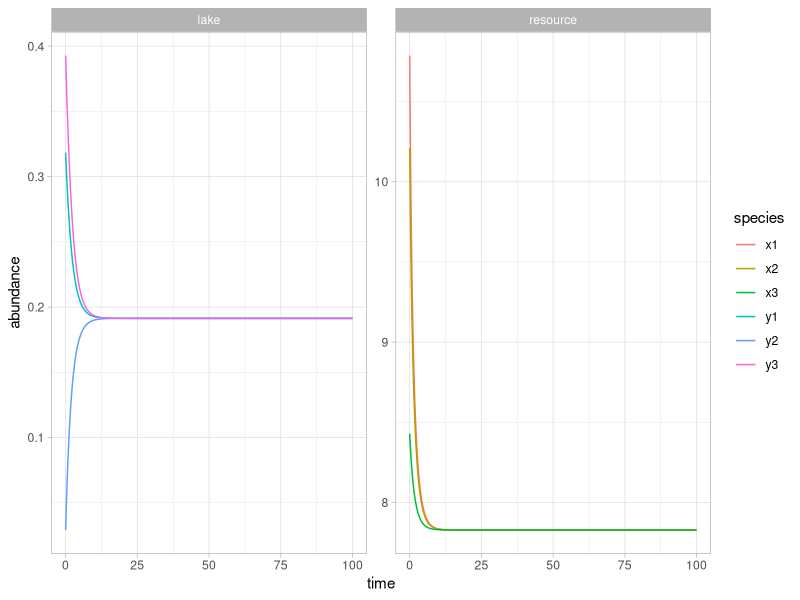
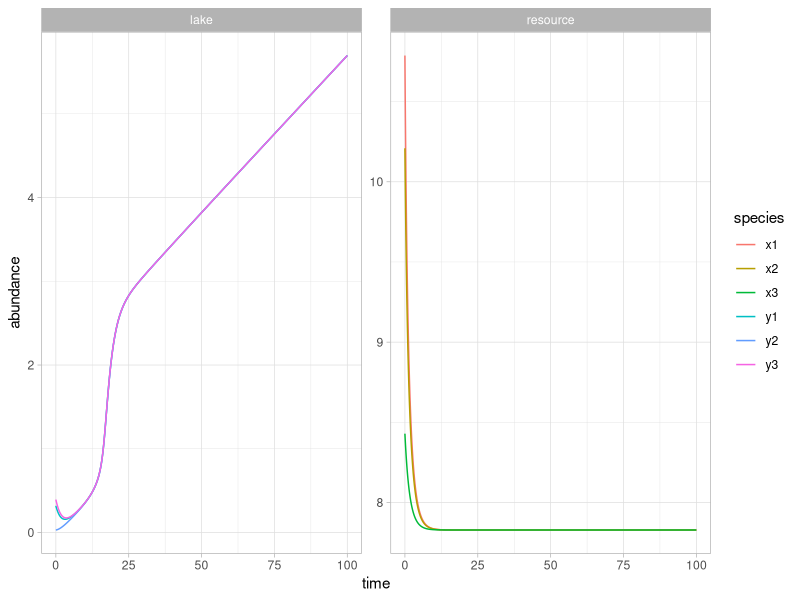
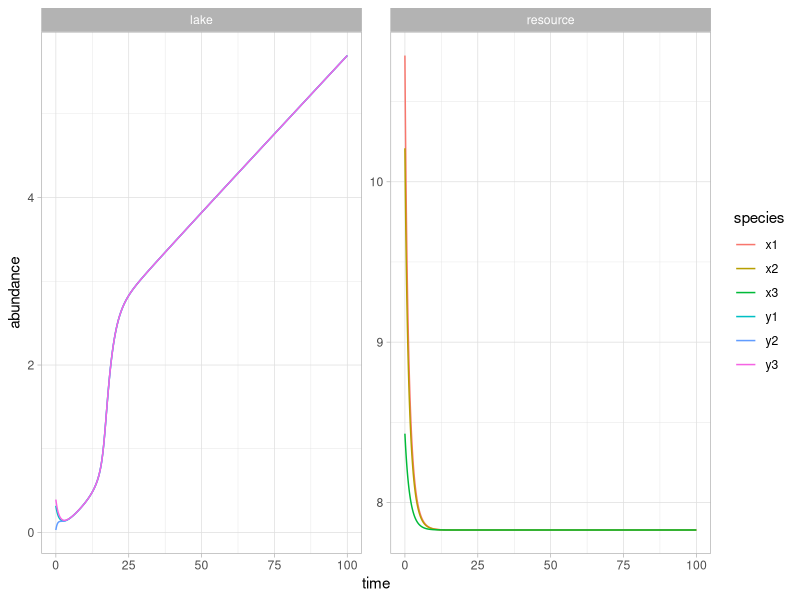
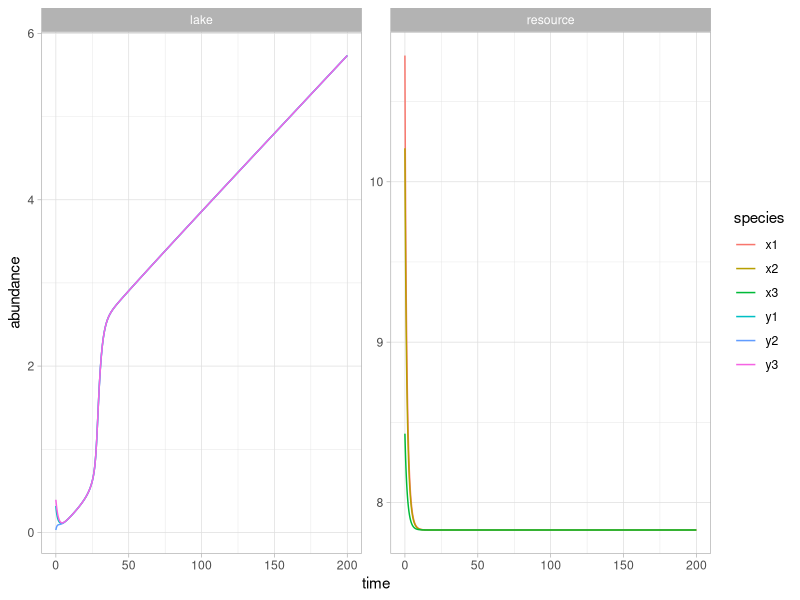
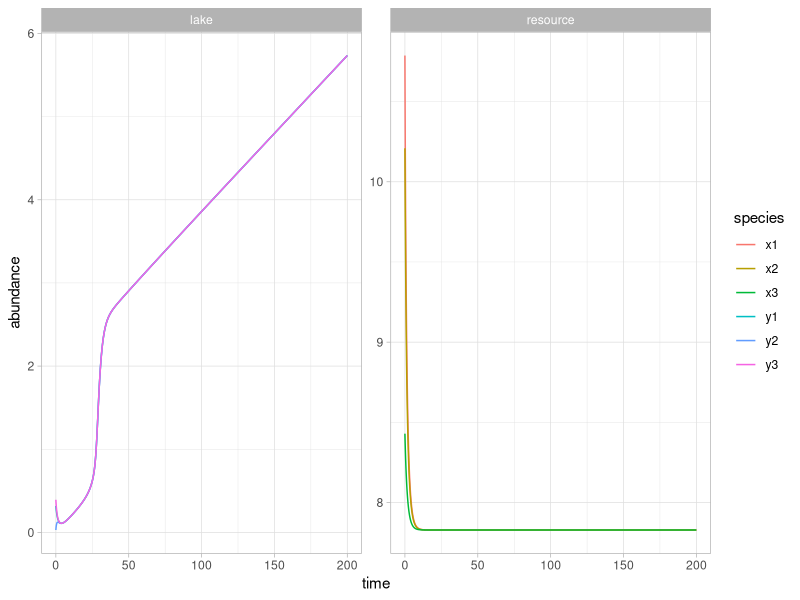
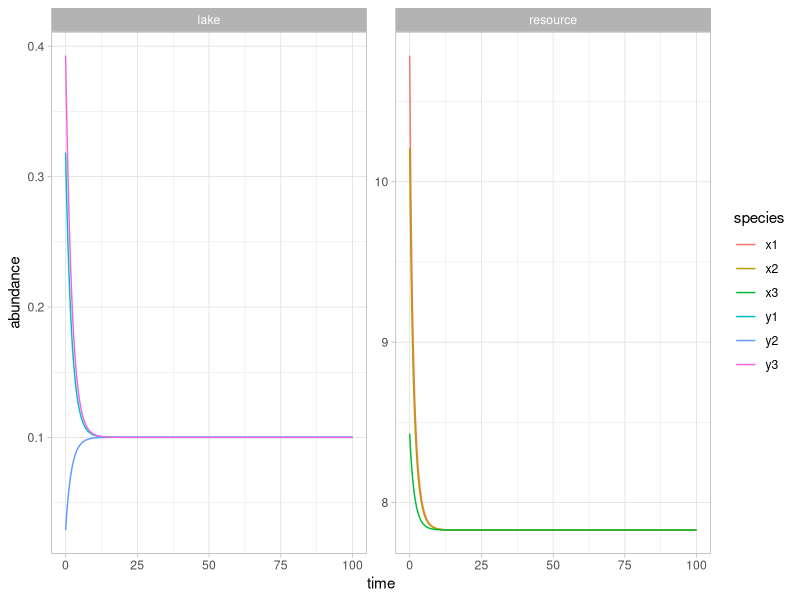
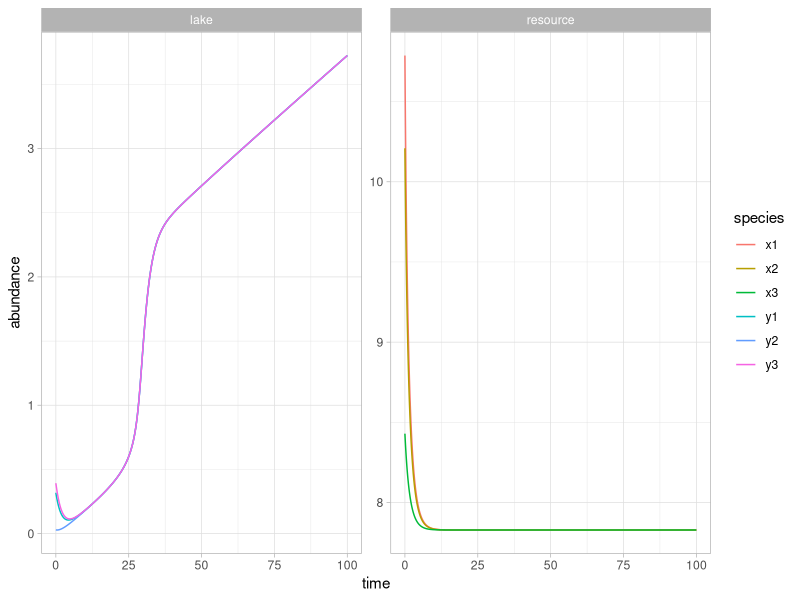
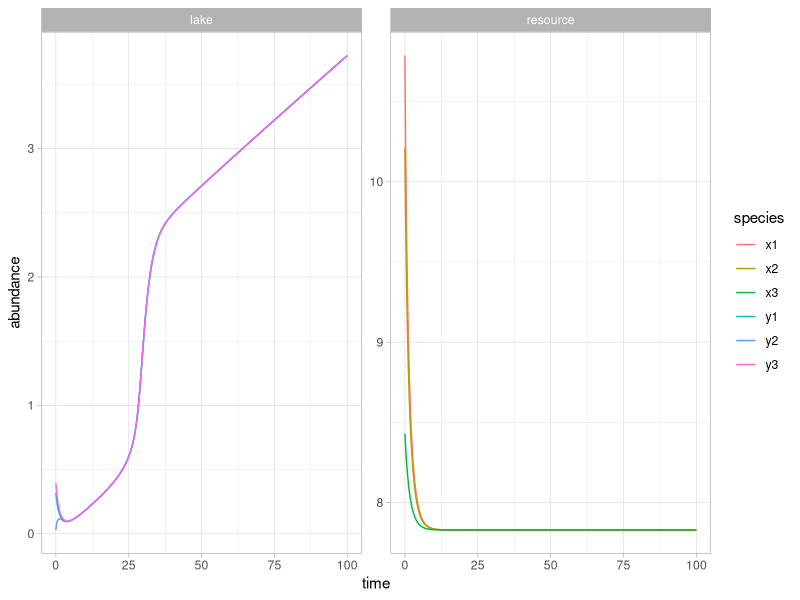

Here is the R script that generated these plots, in order:
## ---- chunk 1
knitr::opts_chunk$set(comment=NA, fig.width=4, fig.height=3.5, tidy = TRUE)
## ---- chunk 2
library(deSolve)
# library(deTestSet)
library(tidyverse)
## ---- chunk 3

link_f <- expr((x / (1 + x))) ## This is the link function

## set matrixes
n <- 3      # number of system elements (resources, lakes)
Dij <- matrix(0,
  #runif(n^2, min = 0.02, max = 0.05),
  ncol = n, nrow = n)
diag(Dij) <- 0
Lij <- matrix(0,
  #runif(n^2, min = 0.02, max = 0.05),
  ncol = n, nrow = n)
diag(Lij) <- 0

rootfun <- function(t,y,parms) {as.numeric(!any(y<0))}
# This is where we define your event function
# Add this directly above your call to ode()
  posfun <- function(t, y, parms){
    with(as.list(y), {
      y[which(y<0)] <- 0  
      return(y)
    })
  }


## Coupled equations

coupled <- function(t, yini, params){
  with(as.list(c(yini, params)), {
    x <- yini[1:n]          # n is the number of resources or lakes
    y <- yini[(1+n):(n*2)]  # yini has n inintial contidions for resources and lakes
    
    dx <- R * x * (1- (  x/ K ) ) - c *((x^a) / (1 + (x^a) )) - rowSums(Dij * Qi * outer(x, x, FUN = "-")) + colSums(Dij * Qi * outer(x, x, FUN = "-"))
    dy <- u + (u * eval(link_f)) - (b*y) + v * (y^beta/(1^beta + y^beta)) - rowSums(Lij * Zi * outer(y, y, FUN = "-")) + colSums(Lij * Zi * outer(y, y, FUN = "-"))
    
    return(list(c(dx, dy)))
  })
}

# J200603: Note that I modified the code for the difussion term to account for row and col sums. I did the exercise in paper. Row and Col sums are necessary because each represent outputs and inputs in that time step; but the quantity and direction depends on the state variable in t-1. The directionality of the network is lost despite an asymmetric matrix, because the sign of the quantity flow changes over time. 


## Parameters
params <- list(
  v = 1,
  u = 0.05,
  #Yi = 2.5, == Zi # to be consisten with notation.
  beta = 4 ,
  Dij = Dij,
  Qi = 0.33,
  Lij = Lij,
  Zi = 0.33,
  R =  1,        # Growth rate
  K = 10,        # carryng capacity
  a =  4,        # maximum level after crossing the threshold
  c = 1.7,
  b = 1/2
)
## Initial conditions
yini <- c(x = c(runif(n, 8,12)),   # x are resources
          y = c(runif(n, 0, 0.5))) # y are lakes

## set up time steps
times <- seq(from = 0, to = 100, by = 0.01)

## run the model
#print(system.time(
    out <- ode(
      y = yini, times = times, 
      parms = params, func = coupled, root = rootfun,
      #method = "bdf", ## see help("ode") for more methods
      events=list(func = posfun, time = times, root = TRUE)
    )
#))
## ---- chunk 4
out %>%
  as_tibble() %>% 
  gather(key = "species", value = "abundance", 2:7) %>% 
  mutate(type = str_remove_all(species, "[:digit:]"),
         type = ifelse(type == "x", "resource", "lake")) %>%
  #filter(time < 35) %>%
  ggplot(aes(time, abundance)) + 
  geom_line(aes(color = species)) +
  facet_wrap(~type, scales = "free") +
  theme_light()
## ---- chunk 5
## slow variable 
# varying consumption term
df_pollution <- data.frame(year = seq(0, 100, 1), c = seq(0.01, 1, length.out = 101 ))
u_var <- approxfun(df_pollution)


coupled <- function(t, yini, params){
  with(as.list(c(yini, params)), {
    x <- yini[1:n]          # n is the number of resources or lakes
    y <- yini[(1+n):(n*2)]      # yini has n inintial contidions for resources and lakes
    u <- u_var(t)
    
    dx <- R * x * (1- (x/ K) ) - c *((x^a) / (1 + (x^a) )) - rowSums(Dij * Qi * outer(x, x, FUN = "-")) + colSums(Dij * Qi * outer(x, x, FUN = "-"))
    dy <- u + (u * eval(link_f)) - (b*y) + v * (y^beta/(1^beta + y^beta)) - rowSums(Lij * Zi * outer(y, y, FUN = "-")) + colSums(Lij * Zi * outer(y, y, FUN = "-"))
    
    return(list(c(dx, dy)))
  })
}

## Parameters same as before, no need to run again

## run the model
#print(system.time(
    out <- ode(
      y = yini, times = times, parms = params, func = coupled,
      #method = "bdf", ## see help("ode") for more methods
      events=list(func = posfun, time = times)
    )
#))
#Plot results
out %>%
  as_tibble() %>% 
  gather(key = "species", value = "abundance", 2:7) %>% 
  mutate(type = str_remove_all(species, "[:digit:]"),
         type = ifelse(type == "x", "resource", "lake")) %>%
  #filter(time < 35) %>%
  ggplot(aes(time, abundance)) + 
  geom_line(aes(color = species)) +
  facet_wrap(~type, scales = "free") +
  theme_light()

## ---- chunk 6
## set matrixes
n <- 3
Dij <- matrix(0,
  #runif(n^2, min = 0.02, max = 0.05),
  ncol = n, nrow = n)
diag(Dij) <- 0


Lij <- matrix(c(
  0,1,0,
  0,0,1,
  0,0,0
),
  ncol = n, nrow = n, byrow = T)
diag(Lij) <- 0

## Parameters: update matrices
params <- list(
  v = 1,
  # u = 0.05,
  beta = 4 ,
  Dij = Dij,
  Qi = 1/n,
  Lij = Lij,
  Zi = 1/n,
  R =  1,        # Growth rate
  K = 10,        # carryng capacity
  a =  4,        # maximum level after crossing the threshold
  c = 1.7,
  b = 1/2
)
## run the model
#print(system.time(
    out <- ode(
      y = yini, times = times, parms = params, func = coupled, rootfun = rootfun,
      #method = "bdf", ## see help("ode") for more methods
      events=list(func = posfun, time = times, root = TRUE)
    )
#))
#Plot results
out %>%
  as_tibble() %>% 
  gather(key = "species", value = "abundance", 2:7) %>% 
  mutate(type = str_remove_all(species, "[:digit:]"),
         type = ifelse(type == "x", "resource", "lake")) %>%
  #filter(time < 35) %>%
  ggplot(aes(time, abundance)) + 
  geom_line(aes(color = species)) +
  facet_wrap(~type, scales = "free") +
  theme_light()

## ---- chunk 7
## Do you need to increase running time?
## slow variable
# varying consumption term
df_pollution <- data.frame(year = seq(0, 200, 1), c = seq(0.01, 1, length.out = 201 ))
u_var <- approxfun(df_pollution)


## set matrixes
n <- 3
Dij <- matrix(0,
  #runif(n^2, min = 0.02, max = 0.05),
  ncol = n, nrow = n)
diag(Dij) <- 0
Lij <- matrix(c(
  0,1,1,
  0,0,0,
  0,0,0
),
  ncol = n, nrow = n, byrow = F)
diag(Lij) <- 0

## Parameters
params <- list(
  v = 1,
  beta = 4 ,
  Dij = Dij,
  Qi = 1/n,
  Lij = Lij,
  Zi = 1/n,
  R =  1,        # Growth rate
  K = 10,        # carryng capacity
  a =  4,        # maximum level after crossing the threshold
  c = 1.7,
  b = 1/2
)

## run the model
#print(system.time(
    out <- ode(
      y = yini, times = seq(from = 0, to = 200, by = 0.01), 
      parms = params, func = coupled, rootfun = rootfun,
      method = "lsoda", ## see help("ode") for more methods
      events=list(func = posfun, root = TRUE)
    )
#))
#Plot results
out %>%
  as_tibble() %>% 
  gather(key = "species", value = "abundance", 2:7) %>% 
  mutate(type = str_remove_all(species, "[:digit:]"),
         type = ifelse(type == "x", "resource", "lake")) %>%
  #filter(time < 35) %>%
  ggplot(aes(time, abundance)) + 
  geom_line(aes(color = species)) +
  facet_wrap(~type, scales = "free") +
  theme_light()
## ---- chunk 8
## Do you need to increase running time?
## slow variable
# varying consumption term
df_pollution <- data.frame(year = seq(0, 200, 1), c = seq(0.01, 1, length.out = 201 ))
u_var <- approxfun(df_pollution)


## set matrixes
n <- 3
Dij <- matrix(0,
  #runif(n^2, min = 0.02, max = 0.05),
  ncol = n, nrow = n, byrow = TRUE)
diag(Dij) <- 0
Lij <- matrix(c(
  0,1,0,
  0,0,1,
  1,0,0
),
  ncol = n, nrow = n, byrow = F)
diag(Lij) <- 0

## Parameters
params <- list(
  v = 1,
  # u = 0.05,
  # Yi = 2.5, == Zi # to be consisten with notation.
  beta = 4 ,
  Dij = Dij,
  Qi = 1/n,
  Lij = Lij,
  Zi = 1/n,
  R =  1,        # Growth rate
  K = 10,        # carryng capacity
  a =  4,        # maximum level after crossing the threshold
  c = 1.7,
  b = 1/2
)

## run the model
#print(system.time(
    out <- ode(
      y = yini, times = seq(from = 0, to = 200, by = 0.1), 
      parms = params, func = coupled, rootfun = rootfun,
      #method = "bdf", ## see help("ode") for more methods
      events=list(func = posfun, root = TRUE)
    )
#))
#Plot results
out %>%
  as_tibble() %>% 
  gather(key = "species", value = "abundance", 2:7) %>% 
  mutate(type = str_remove_all(species, "[:digit:]"),
         type = ifelse(type == "x", "resource", "lake")) %>%
  #filter(time < 35) %>%
  ggplot(aes(time, abundance)) + 
  geom_line(aes(color = species)) +
  facet_wrap(~type, scales = "free") +
  theme_light()

## ---- chunk 9
## set matrixes
n <- 3
Dij <- matrix(0,
  #runif(n^2, min = 0.02, max = 0.05),
  ncol = n, nrow = n)
diag(Dij) <- 0
Lij <- matrix(0,
  #runif(n^2, min = 0.02, max = 0.05),
  ncol = n, nrow = n)
diag(Lij) <- 0


# This is where we define your event function
# Add this directly above your call to ode()
  posfun <- function(t, y, parms){
    with(as.list(y), {
      y[which(y<0)] <- 0  
      return(y)
    })
  }


coupled <- function(t, yini, params){
  with(as.list(c(yini, params)), {
    x <- yini[1:3]
    y <- yini[4:6]
    
    dx <- R  *  x * (1- x/ (K  ) ) - c *((x^a) / (1 + (x^a) )) - rowSums(Dij * Qi * outer(x, x, FUN = "-")) + colSums(Dij * Qi * outer(x, x, FUN = "-"))
    dy <- u - (b*y) + v * eval(link_f) * (y^beta/(1^beta + y^beta)) - rowSums(Lij * Zi * outer(y, y, FUN = "-")) + colSums(Lij * Zi * outer(y, y, FUN = "-"))
    return(list(c(dx, dy)))
  })
}

## Parameters
params <- list(
  v = 1,
  u = 0.05,
  # Yi = 2.5, == Zi # to be consisten with notation.
  beta = 4 ,
  Dij = Dij,
  Qi = 1/n,
  Lij = Lij,
  Zi = 1/n,
  R =  1,        # Growth rate
  K = 10,        # carryng capacity
  a =  4,        # maximum level after crossing the threshold
  c = 1.7,
  b = 1/2
)


## run the model
#print(system.time(
    out <- ode(
      y = yini, times = times, parms = params, 
      func = coupled, rootfun = rootfun,
      #method = "bdf", ## see help("ode") for more methods
      events=list(func = posfun, root = TRUE)
    )
#))
## ---- chunk 10
out %>%
  as_tibble() %>% 
  gather(key = "species", value = "abundance", 2:7) %>% 
  mutate(type = str_remove_all(species, "[:digit:]"),
         type = ifelse(type == "x", "resource", "lake")) %>%
  #filter(time < 35) %>%
  ggplot(aes(time, abundance)) + 
  geom_line(aes(color = species)) +
  facet_wrap(~type, scales = "free") +
  theme_light()
## ---- chunk 11
## slow variable 
# varying consumption term
df_pollution <- data.frame(year = seq(0, 100, 1), c = seq(0.01, 1, length.out = 101 ))
u_var <- approxfun(df_pollution)


coupled <- function(t, yini, params){
  with(as.list(c(yini, params)), {
    x <- yini[1:3]
    y <- yini[4:6]
    u <- u_var(t)
    
    dx <- R  *  x * (1- (x/ K) ) - c *((x^a) / (1 + (x^a) )) - rowSums(Dij * Qi * outer(x, x, FUN = "-")) + colSums(Dij * Qi * outer(x, x, FUN = "-"))
    dy <- u - (b*y) + v * eval(link_f)* (y^beta/(1^beta + y^beta)) - rowSums(Lij * Zi * outer(y, y, FUN = "-")) + colSums(Lij * Zi * outer(y, y, FUN = "-"))
    
    return(list(c(dx, dy)))
  })
}
## Parameters
params <- list(
  v = 1,
  u = 0.05,
  # Yi = 2.5, == Zi # to be consisten with notation.
  beta = 4 ,
  Dij = Dij,
  Qi = 1/n,
  Lij = Lij,
  Zi = 1/n,
  R =  1,        # Growth rate
  K = 10,        # carryng capacity
  a =  4,        # maximum level after crossing the threshold
  c = 1.7,
  b = 1/2
)

## run the model
#print(system.time(
    out <- ode(
      y = yini, times = times, parms = params, 
      func = coupled, rootfun = rootfun,
      #method = "bdf", ## see help("ode") for more methods
      events=list(func = posfun, root = TRUE)
    )
#))
#Plot results
out %>%
  as_tibble() %>% 
  gather(key = "species", value = "abundance", 2:7) %>% 
  mutate(type = str_remove_all(species, "[:digit:]"),
         type = ifelse(type == "x", "resource", "lake")) %>%
  #filter(time < 35) %>%
  ggplot(aes(time, abundance)) + 
  geom_line(aes(color = species)) +
  facet_wrap(~type, scales = "free") +
  theme_light()


## ---- chunk 12
## set matrixes
n <- 3
Dij <- matrix(0,
  #runif(n^2, min = 0.02, max = 0.05),
  ncol = n, nrow = n)
diag(Dij) <- 0
Lij <- matrix(c(
  0,1,0,
  0,0,1,
  0,0,0
),
  ncol = n, nrow = n, byrow = T)
diag(Lij) <- 0

## Parameters
params <- list(
  v = 1,
  u = 0.05,
  # Yi = 2.5, == Zi # to be consisten with notation.
  beta = 4 ,
  Dij = Dij,
  Qi = 1/n,
  Lij = Lij,
  Zi = 1/n,
  R =  1,        # Growth rate
  K = 10,        # carryng capacity
  a =  4,        # maximum level after crossing the threshold
  c = 1.7,
  b = 1/2
)

## run the model
#print(system.time(
    out <- ode(
      y = yini, times = times, parms = params, 
      func = coupled, rootfun = rootfun,
      #method = "bdf", ## see help("ode") for more methods
      events=list(func = posfun, root = TRUE)
    )
#))
#Plot results
out %>%
  as_tibble() %>% 
  gather(key = "species", value = "abundance", 2:7) %>% 
  mutate(type = str_remove_all(species, "[:digit:]"),
         type = ifelse(type == "x", "resource", "lake")) %>%
  #filter(time < 35) %>%
  ggplot(aes(time, abundance)) + 
  geom_line(aes(color = species)) +
  facet_wrap(~type, scales = "free") +
  theme_light()

## ---- chunk 13
## set matrixes
n <- 3
Dij <- matrix(0,
  #runif(n^2, min = 0.02, max = 0.05),
  ncol = n, nrow = n)
diag(Dij) <- 0
Lij <- matrix(c(
  0,1,1,
  1,0,0,
  1,0,0
),
  ncol = n, nrow = n, byrow = T)
diag(Lij) <- 0
## Parameters
params <- list(
  v = 1,
  u = 0.05,
  # Yi = 2.5, == Zi # to be consisten with notation.
  beta = 4 ,
  Dij = Dij,
  Qi = 1/n,
  Lij = Lij,
  Zi = 1/n,
  R =  1,        # Growth rate
  K = 10,        # carryng capacity
  a =  4,        # maximum level after crossing the threshold
  c = 1.7,
  b = 1/2
)
## run the model
#print(system.time(
    out <- ode(
      y = yini, times = times, parms = params, 
      func = coupled, rootfun = rootfun,
      method = "bdf", ## see help("ode") for more methods
      events=list(func = posfun, root = TRUE)
    )
#))
#Plot results
out %>%
  as_tibble() %>% 
  gather(key = "species", value = "abundance", 2:7) %>% 
  mutate(type = str_remove_all(species, "[:digit:]"),
         type = ifelse(type == "x", "resource", "lake")) %>%
  #filter(time < 35) %>%
  ggplot(aes(time, abundance)) + 
  geom_line(aes(color = species)) +
  facet_wrap(~type, scales = "free") +
  theme_light()

## ---- chunk 14
## Do you need to increase running time?
# ## slow variable 
# # varying consumption term
df_pollution <- data.frame(year = seq(0, 200, 1), c = seq(0.01, 1, length.out = 201 ))
u_var <- approxfun(df_pollution)


## set matrixes
n <- 3
Dij <- matrix(0,
  #runif(n^2, min = 0.02, max = 0.05),
  ncol = n, nrow = n, byrow = TRUE)
diag(Dij) <- 0
Lij <- matrix(c(
  0,1,0,
  0,0,1,
  1,0,0
),
  ncol = n, nrow = n, byrow = F)
diag(Lij) <- 0

## Parameters
params <- list(
  v = 1,
  # u = 0.05,
  # Yi = 2.5, == Zi # to be consisten with notation.
  beta = 4 ,
  Dij = Dij,
  Qi = 1/n,
  Lij = Lij,
  Zi = 1/n,
  R =  1,        # Growth rate
  K = 10,        # carryng capacity
  a =  4,        # maximum level after crossing the threshold
  c = 1.7,
  b = 1/2
)

## run the model
#print(system.time(
    out <- ode(
      y = yini, times = seq(from = 0, to = 200, by = 0.01), 
      parms = params, func = coupled, rootfun = rootfun,
      #method = "bdf", ## see help("ode") for more methods
      events=list(func = posfun, root = TRUE)
    )
#))
#Plot results
out %>%
  as_tibble() %>% 
  gather(key = "species", value = "abundance", 2:7) %>% 
  mutate(type = str_remove_all(species, "[:digit:]"),
         type = ifelse(type == "x", "resource", "lake")) %>%
  #filter(time < 35) %>%
  ggplot(aes(time, abundance)) + 
  geom_line(aes(color = species)) +
  facet_wrap(~type, scales = "free") +
  theme_light()

## ---- chunk 15
# ## set matrixes
# n <- 3
# Dij <- matrix(0,
#   #runif(n^2, min = 0.02, max = 0.05),
#   ncol = n, nrow = n)
# diag(Dij) <- 0
# Lij <- matrix(0,
#   #runif(n^2, min = 0.02, max = 0.05),
#   ncol = n, nrow = n)
# diag(Lij) <- 0
# 
# 
# # This is where we define your event function
# # Add this directly above your call to ode()
#   posfun <- function(t, y, parms){
#     with(as.list(y), {
#       y[which(y<0)] <- 0  
#       return(y)
#     })
#   }
# 
# 
# ## Slow variable? perhaps latter
# 
# coupled <- function(t, yini, params){
#   with(as.list(c(yini, params)), {
#     x <- yini[1:3]
#     y <- yini[4:6]
#     
#     dx <- R * x * (1- x/ K ) - c *((x^a) / (1 + (x^a) )) - ((Dij %*% x) + (t(Dij) %*% x))
#     dy <- u - (b*y) + v * (y^beta/((Y*(x/K))^beta + y^beta)) - ((Lij %*% y) + (t(Lij) %*% y))
#     
#     return(list(c(dx, dy)))
#   })
# }
# 
# ## Parameters
# params <- list(
#   v = 10,
#   u = 0.5,
#   Y = 2.5,
#   beta = 4 ,
#   Dij = Dij,
#   Lij = Lij,
#   R =  1,        # Growth rate
#   K = 10,        # carryng capacity
#   a =  4,         # maximum level after crossing the threshold
#   c = 0.5,
#   b = 2.2
# )
# 
# ## run the model
# #print(system.time(
#     out <- ode(
#       y = yini, times = times, parms = params, func = coupled,
#       #method = "bdf", ## see help("ode") for more methods
#       events=list(func = posfun, time = times)
#     )
# #))
## ---- chunk 16
# out %>%
#   as_tibble() %>% 
#   gather(key = "species", value = "abundance", 2:7) %>% 
#   mutate(type = str_remove_all(species, "[:digit:]"),
#          type = ifelse(type == "x", "resource", "lake")) %>%
#   #filter(time < 35) %>%
#   ggplot(aes(time, abundance)) + 
#   geom_line(aes(color = species)) +
#   facet_wrap(~type, scales = "free") +
#   theme_light()
## ---- chunk 17
# ## slow variable 
# # varying consumption term
# df_pollution <- data.frame(year = seq(0, 100, 1), c = seq(0.25, 5, length.out = 101 ))
# u_var <- approxfun(df_pollution)
# 
# 
# coupled <- function(t, yini, params){
#   with(as.list(c(yini, params)), {
#     x <- yini[1:3]
#     y <- yini[4:6]
#     u <- u_var(t)
#     
#     dx <- R * x * (1- x/ K ) - c  *((x^a) / (1 + (x^a) )) - ((Dij %*% x) + (t(Dij) %*% x))
#     dy <- u - (b*y) + v * (y^beta/((Y * (x/K))^beta + y^beta)) - ((Lij %*% y) + (t(Lij) %*% y))
#     
#     return(list(c(dx, dy)))
#   })
# }
# 
# ## Parameters
# params <- list(
#   v = 10,
#   #u = 0.5,
#   Y = 2.5,
#   beta = 4 ,
#   Dij = Dij,
#   Lij = Lij,
#   R =  1,        # Growth rate
#   K = 10,        # carryng capacity
#   a =  4,         # maximum level after crossing the threshold
#   c = 0.5,
#   b = 2.2
# )
# 
# ## run the model
# #print(system.time(
#     out <- ode(
#       y = yini, times = times, parms = params, func = coupled,
#       #method = "bdf", ## see help("ode") for more methods
#       events=list(func = posfun, time = times)
#     )
# #))
# #Plot results
# out %>%
#   as_tibble() %>% 
#   gather(key = "species", value = "abundance", 2:7) %>% 
#   mutate(type = str_remove_all(species, "[:digit:]"),
#          type = ifelse(type == "x", "resource", "lake")) %>%
#   #filter(time < 35) %>%
#   ggplot(aes(time, abundance)) + 
#   geom_line(aes(color = species)) +
#   facet_wrap(~type, scales = "free") +
#   theme_light()

## ---- chunk 18
# ## set matrixes
# n <- 3
# Dij <- matrix(0,
#   #runif(n^2, min = 0.02, max = 0.05),
#   ncol = n, nrow = n, byrow = TRUE)
# diag(Dij) <- 0
# Lij <- matrix(c(
#   0,1,0,
#   0,0,1,
#   0,0,0
# ),
#   ncol = n, nrow = n, byrow = TRUE)
# diag(Lij) <- 0
# ## Parameters
# params <- list(
#   v = 10,
#   #u = 0.5,
#   Y = 2.5,
#   beta = 4 ,
#   Dij = Dij,
#   Lij = Lij,
#   R =  1,        # Growth rate
#   K = 10,        # carryng capacity
#   a =  4,         # maximum level after crossing the threshold
#   c = 0.5,
#   b = 2.2
# )
# ## run the model
# #print(system.time(
#     out <- ode(
#       y = yini, times = times, parms = params, func = coupled,
#       #method = "bdf", ## see help("ode") for more methods
#       events=list(func = posfun, time = times)
#     )
# #))
# #Plot results
# g <- out %>%
#   as_tibble() %>% 
#   gather(key = "species", value = "abundance", 2:7) %>% 
#   mutate(type = str_remove_all(species, "[:digit:]"),
#          type = ifelse(type == "x", "resource", "lake")) %>%
#   #filter(time < 35) %>%
#   ggplot(aes(time, abundance)) + 
#   geom_line(aes(color = species)) +
#   facet_wrap(~type, scales = "free") +
#   theme_light()
# g
# plotly::ggplotly(g)
## ---- chunk 19
# ## set matrixes
# n <- 3
# Dij <- matrix(0,
#   #runif(n^2, min = 0.02, max = 0.05),
#   ncol = n, nrow = n, byrow = TRUE)
# diag(Dij) <- 0
# Lij <- matrix(c(
#   0,1,1,
#   0,0,0,
#   0,0,0
# ),
#   ncol = n, nrow = n, byrow = TRUE)
# diag(Lij) <- 0
# ## Parameters
# params <- list(
#   v = 10,
#   #u = 0.5,
#   Y = 2.5,
#   beta = 4 ,
#   Dij = Dij,
#   Lij = Lij,
#   R =  1,        # Growth rate
#   K = 10,        # carryng capacity
#   a =  4,         # maximum level after crossing the threshold
#   c = 0.5,
#   b = 2.2
# )
# ## run the model
# #print(system.time(
#     out <- ode(
#       y = yini, times = times, parms = params, func = coupled,
#       #method = "bdf", ## see help("ode") for more methods
#       events=list(func = posfun, time = times)
#     )
# #))
# #Plot results
# g <- out %>%
#   as_tibble() %>% 
#   gather(key = "species", value = "abundance", 2:7) %>% 
#   mutate(type = str_remove_all(species, "[:digit:]"),
#          type = ifelse(type == "x", "resource", "lake")) %>%
#   #filter(time < 35) %>%
#   ggplot(aes(time, abundance)) + 
#   geom_line(aes(color = species)) +
#   facet_wrap(~type, scales = "free") +
#   theme_light()
# 
# plotly::ggplotly(g)
## ---- chunk 20
# ## Do you need to increase running time?
# # ## slow variable 
# # # varying consumption term
# df_pollution <- data.frame(year = seq(0, 200, 1), c = seq(0.25, 10, length.out = 201 ))
# u_var <- approxfun(df_pollution)
# 
# 
# ## set matrixes
# n <- 3
# Dij <- matrix(0,
#   #runif(n^2, min = 0.02, max = 0.05),
#   ncol = n, nrow = n, byrow = TRUE)
# diag(Dij) <- 0
# Lij <- matrix(c(
#   0,1,0,
#   0,0,1,
#   1,0,0
# ),
#   ncol = n, nrow = n, byrow = TRUE)
# diag(Lij) <- 0
# ## Parameters
# params <- list(
#   v = 10,
#   #u = 0.5,
#   Y = 2.5,
#   beta = 4 ,
#   Dij = Dij,
#   Lij = Lij,
#   R =  1,        # Growth rate
#   K = 10,        # carryng capacity
#   a =  4,         # maximum level after crossing the threshold
#   c = 0.5,
#   b = 2.2
# )
# ## run the model
# #print(system.time(
#     out <- ode(
#       y = yini, times = seq(from = 0, to = 200, by = 0.01), 
#       parms = params, func = coupled,
#       #method = "bdf", ## see help("ode") for more methods
#       events=list(func = posfun, time = times)
#     )
# #))
# #Plot results
# g <- out %>%
#   as_tibble() %>% 
#   gather(key = "species", value = "abundance", 2:7) %>% 
#   mutate(type = str_remove_all(species, "[:digit:]"),
#          type = ifelse(type == "x", "resource", "lake")) %>%
#   #filter(time < 35) %>%
#   ggplot(aes(time, abundance)) + 
#   geom_line(aes(color = species)) +
#   facet_wrap(~type, scales = "free") +
#   theme_light()
# 
# plotly::ggplotly(g)
## ---- chunk 21
## set matrixes
n <- 3
Dij <- matrix(1,
  #runif(n^2, min = 0.02, max = 0.05),
  ncol = n, nrow = n)
diag(Dij) <- 0
Lij <- matrix(0,
  #runif(n^2, min = 0.02, max = 0.05),
  ncol = n, nrow = n)
diag(Lij) <- 0


coupled <- function(t, yini, params){
  with(as.list(c(yini, params)), {
    x <- yini[1:3]
    y <- yini[4:6]
    
    dx <- R  *  x * (1- x/ (K  ) ) - c  *((x^a) / (1 + (x^a) )) - rowSums(Dij  * Qi * outer(x, x, FUN = "-")) + colSums(Dij * Qi * outer(x, x, FUN = "-"))
    dy <- u - (b*y) + v * (y^beta/(1^beta + y^beta)) - rowSums(Lij* eval(link_f) * Zi * outer(y, y, FUN = "-")) + colSums(Lij* eval(link_f) * Zi * outer(y, y, FUN = "-"))
     
    return(list(c(dx, dy)))
  })
}

## Parameters
params <- list(
  v = 1,
  u = 0.05,
  # Yi = 2.5, == Zi # to be consisten with notation.
  beta = 4 ,
  Dij = Dij,
  Qi = 1/n,
  Lij = Lij,
  Zi = 1/n,
  R =  1,        # Growth rate
  K = 10,        # carryng capacity
  a =  4,        # maximum level after crossing the threshold
  c = 1.7,
  b = 1/2
)


## run the model
#print(system.time(
    out <- ode(
      y = yini, times = times, parms = params, func = coupled,
      rootfunc = rootfun,
      #method = "bdf", ## see help("ode") for more methods
      events=list(func = posfun, root = TRUE)
    )
#))
## ---- chunk 22
out %>%
  as_tibble() %>% 
  gather(key = "species", value = "abundance", 2:7) %>% 
  mutate(type = str_remove_all(species, "[:digit:]"),
         type = ifelse(type == "x", "resource", "lake")) %>%
  #filter(time < 35) %>%
  ggplot(aes(time, abundance)) + 
  geom_line(aes(color = species)) +
  facet_wrap(~type, scales = "free") +
  theme_light()
## ---- chunk 23
## slow variable 
# varying consumption term
df_pollution <- data.frame(year = seq(0, 100, 1), c = seq(0.01, 1, length.out = 101 ))
u_var <- approxfun(df_pollution)


coupled <- function(t, yini, params){
  with(as.list(c(yini, params)), {
    x <- yini[1:3]
    y <- yini[4:6]
    u <- u_var(t)
    
    dx <- R  *  x * (1- x/ (K  ) ) - c  *((x^a) / (1 + (x^a) )) - rowSums(Dij* eval(link_f) * Qi * outer(x, x, FUN = "-")) + colSums(Dij* eval(link_f) * Qi * outer(x, x, FUN = "-"))
    dy <- u - (b*y) + v * (y^beta/(1^beta + y^beta)) - rowSums(Lij * Zi * outer(y, y, FUN = "-")) + colSums(Lij * Zi * outer(y, y, FUN = "-"))
    
    return(list(c(dx, dy)))
  })
}

## Parameters
params <- list(
  v = 1,
  u = 0.05,
  # Yi = 2.5, == Zi # to be consisten with notation.
  beta = 4 ,
  Dij = Dij,
  Qi = 1/n,
  Lij = Lij,
  Zi = 1/n,
  R =  1,        # Growth rate
  K = 10,        # carryng capacity
  a =  4,        # maximum level after crossing the threshold
  c = 1.7,
  b = 1/2
)

## run the model
#print(system.time(
    out <- ode(
      y = yini, times = times, parms = params, func = coupled,
      #method = "bdf", ## see help("ode") for more methods
      events=list(func = posfun, time = times)
    )
#))
#Plot results
out %>%
  as_tibble() %>% 
  gather(key = "species", value = "abundance", 2:7) %>% 
  mutate(type = str_remove_all(species, "[:digit:]"),
         type = ifelse(type == "x", "resource", "lake")) %>%
  #filter(time < 35) %>%
  ggplot(aes(time, abundance)) + 
  geom_line(aes(color = species)) +
  facet_wrap(~type, scales = "free") +
  theme_light()

## ---- chunk 24
## set matrixes
n <- 3
Dij <- matrix(1,
  #runif(n^2, min = 0.02, max = 0.05),
  ncol = n, nrow = n, byrow = TRUE)
diag(Dij) <- 0
Lij <- matrix(c(
  0,1,0,
  0,0,1,
  0,0,0
),
  ncol = n, nrow = n, byrow = F)
diag(Lij) <- 0
## Parameters
params <- list(
  v = 1,
  u = 0.05,
  # Yi = 2.5, == Zi # to be consisten with notation.
  beta = 4 ,
  Dij = Dij,
  Qi = 1/n,
  Lij = Lij,
  Zi = 1/n,
  R =  1,        # Growth rate
  K = 10,        # carryng capacity
  a =  4,        # maximum level after crossing the threshold
  c = 1.7,
  b = 1/2
)
## run the model
#print(system.time(
    out <- ode(
      y = yini, times = times, parms = params, func = coupled,
      rootfun = rootfun,
      #method = "bdf", ## see help("ode") for more methods
      events=list(func = posfun, root = TRUE)
    )
#))
#Plot results
out %>%
  as_tibble() %>% 
  gather(key = "species", value = "abundance", 2:7) %>% 
  mutate(type = str_remove_all(species, "[:digit:]"),
         type = ifelse(type == "x", "resource", "lake")) %>%
  #filter(time < 35) %>%
  ggplot(aes(time, abundance)) + 
  geom_line(aes(color = species)) +
  facet_wrap(~type, scales = "free") +
  theme_light()
## ---- chunk 25
## set matrixes
n <- 3
Dij <- matrix(1,
  #runif(n^2, min = 0.02, max = 0.05),
  ncol = n, nrow = n, byrow = TRUE)
diag(Dij) <- 0
Lij <- matrix(c(
  0,1,1,
  0,0,0,
  0,0,0
),
  ncol = n, nrow = n, byrow = T)
diag(Lij) <- 0
## Parameters
params <- list(
  v = 1,
  u = 0.05,
  # Yi = 2.5, == Zi # to be consisten with notation.
  beta = 4 ,
  Dij = Dij,
  Qi = 1/n,
  Lij = Lij,
  Zi = 1/n,
  R =  1,        # Growth rate
  K = 10,        # carryng capacity
  a =  4,        # maximum level after crossing the threshold
  c = 1.7,
  b = 1/2
)
## run the model
#print(system.time(
    out <- ode(
      y = yini, times = times, parms = params, func = coupled,
      rootfun = rootfun,
      #method = "bdf", ## see help("ode") for more methods
      events=list(func = posfun, root = TRUE)
    )
#))
#Plot results
out %>%
  as_tibble() %>% 
  gather(key = "species", value = "abundance", 2:7) %>% 
  mutate(type = str_remove_all(species, "[:digit:]"),
         type = ifelse(type == "x", "resource", "lake")) %>%
  #filter(time < 35) %>%
  ggplot(aes(time, abundance)) + 
  geom_line(aes(color = species)) +
  facet_wrap(~type, scales = "free") +
  theme_light()

## ---- chunk 26
## Do you need to increase running time?
# ## slow variable 
# # varying consumption term
df_pollution <- data.frame(year = seq(0, 200, 1), c = seq(0.01, 1, length.out = 201 ))
u_var <- approxfun(df_pollution)


## set matrixes
n <- 3
Dij <- matrix(1,
  #runif(n^2, min = 0.02, max = 0.05),
  ncol = n, nrow = n, byrow = TRUE)
diag(Dij) <- 0
Lij <- matrix(c(
  0,1,0,
  0,0,1,
  1,0,0
),
  ncol = n, nrow = n, byrow = F)
diag(Lij) <- 0
## Parameters
params <- list(
  v = 1,
  u = 0.05,
  # Yi = 2.5, == Zi # to be consisten with notation.
  beta = 4 ,
  Dij = Dij,
  Qi = 1/n,
  Lij = Lij,
  Zi = 1/n,
  R =  1,        # Growth rate
  K = 10,        # carryng capacity
  a =  4,        # maximum level after crossing the threshold
  c = 1.7,
  b = 1/2
)
## run the model
#print(system.time(
    out <- ode(
      y = yini, times = seq(from = 0, to = 200, by = 0.01), 
      parms = params, func = coupled,
      #method = "bdf", ## see help("ode") for more methods
      events=list(func = posfun, time = times)
    )
#))
#Plot results
out %>%
  as_tibble() %>% 
  gather(key = "species", value = "abundance", 2:7) %>% 
  mutate(type = str_remove_all(species, "[:digit:]"),
         type = ifelse(type == "x", "resource", "lake")) %>%
  #filter(time < 35) %>%
  ggplot(aes(time, abundance)) + 
  geom_line(aes(color = species)) +
  facet_wrap(~type, scales = "free") +
  theme_light()
